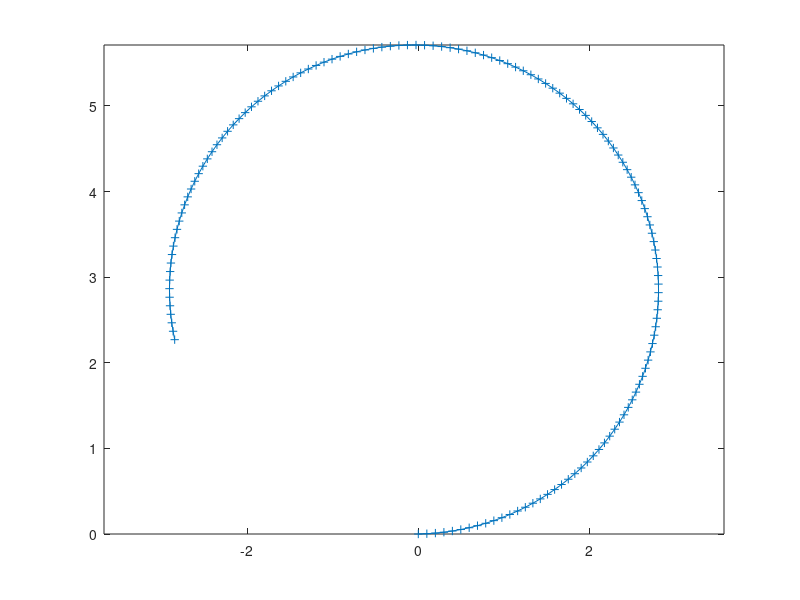

Write the MATLAB code that produced this figure.
clear
alphaTurning = 23.75;

v = 2;
x = 0;
y = 0;
theta = 0;

L_t = 2;
L_h = 0.75;
L_i = 1;

tfinal = 7;
dt = 0.05;
times = 0:dt:tfinal;
path = zeros(length(times),2);
omegas = zeros(size(times));
alphas = zeros(size(times));


for t = 2:length(times)
    theta = v/L_t*tand(35)*times(t);
    x = x + v * cos(theta)*dt;
    y = y + v * sin(theta)*dt;
    path(t,:) = [x y];
end

figure(1), clf
plot(path(:,1), path(:,2), '+-')
axis equal

% figure(2), clf
% plot(omegas)